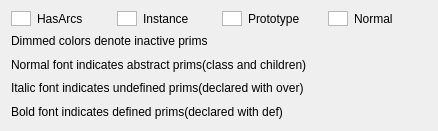
<?xml version="1.0" encoding="UTF-8"?>
<ui version="4.0">
 <class>PrimLegend</class>
 <widget class="QWidget" name="PrimLegend">
  <property name="geometry">
   <rect>
    <x>0</x>
    <y>0</y>
    <width>438</width>
    <height>131</height>
   </rect>
  </property>
  <property name="sizePolicy">
   <sizepolicy hsizetype="Preferred" vsizetype="Preferred">
    <horstretch>0</horstretch>
    <verstretch>0</verstretch>
   </sizepolicy>
  </property>
  <property name="comment" stdset="0">
   <string>
     Copyright 2020 Wabi.  All rights reserved.

     Distributed under the terms of the Wabi End-User License Agreement.
     The full license is in the file LICENSE, distributed with this software.
  </string>
  </property>
  <layout class="QVBoxLayout" name="primLegendLayoutContainer">
   <item>
    <layout class="QGridLayout" name="primLegendLayout">
     <item row="0" column="0">
      <widget class="QGraphicsView" name="primLegendColorHasArcs">
       <property name="maximumSize">
        <size>
         <width>20</width>
         <height>15</height>
        </size>
       </property>
      </widget>
     </item>
     <item row="0" column="1">
      <widget class="QLabel" name="primLegendLabelHasArcs">
       <property name="font">
        <font>
         <weight>50</weight>
         <italic>false</italic>
         <bold>false</bold>
        </font>
       </property>
       <property name="text">
        <string>HasArcs</string>
       </property>
      </widget>
     </item>
     <item row="0" column="2">
      <widget class="QGraphicsView" name="primLegendColorInstance">
       <property name="maximumSize">
        <size>
         <width>20</width>
         <height>15</height>
        </size>
       </property>
      </widget>
     </item>
     <item row="0" column="3">
      <widget class="QLabel" name="primLegendLabelInstance">
       <property name="font">
        <font>
         <weight>50</weight>
         <italic>false</italic>
         <bold>false</bold>
        </font>
       </property>
       <property name="text">
        <string>Instance</string>
       </property>
      </widget>
     </item>
     <item row="0" column="4">
      <widget class="QGraphicsView" name="primLegendColorPrototype">
       <property name="maximumSize">
        <size>
         <width>20</width>
         <height>15</height>
        </size>
       </property>
      </widget>
     </item>
     <item row="0" column="5">
      <widget class="QLabel" name="primLegendLabelPrototype">
       <property name="font">
        <font>
         <weight>50</weight>
         <italic>false</italic>
         <bold>false</bold>
        </font>
       </property>
       <property name="text">
        <string>Prototype</string>
       </property>
      </widget>
     </item>
     <item row="0" column="6">
      <widget class="QGraphicsView" name="primLegendColorNormal">
       <property name="maximumSize">
        <size>
         <width>20</width>
         <height>15</height>
        </size>
       </property>
      </widget>
     </item>
     <item row="0" column="7">
      <widget class="QLabel" name="primLegendLabelNormal">
       <property name="font">
        <font>
         <weight>50</weight>
         <italic>false</italic>
         <bold>false</bold>
        </font>
       </property>
       <property name="text">
        <string>Normal</string>
       </property>
      </widget>
     </item>
    </layout>
   </item>
   <item>
    <layout class="QVBoxLayout" name="primLegendLabelContainer">
     <item>
      <widget class="QLabel" name="primLegendLabelDimmed">
       <property name="text">
        <string>Dimmed colors denote inactive prims</string>
       </property>
      </widget>
     </item>
     <item>
      <widget class="QLabel" name="primLegendLabelFontsAbstract">
       <property name="text">
        <string>Normal font indicates abstract prims(class and children)</string>
       </property>
      </widget>
     </item>
     <item>
      <widget class="QLabel" name="primLegendLabelFontsUndefined">
       <property name="text">
        <string>Italic font indicates undefined prims(declared with over)</string>
       </property>
      </widget>
     </item>
     <item>
      <widget class="QLabel" name="primLegendLabelFontsDefined">
       <property name="text">
        <string>Bold font indicates defined prims(declared with def)</string>
       </property>
      </widget>
     </item>
    </layout>
   </item>
  </layout>
 </widget>
 <resources/>
 <connections/>
</ui>
